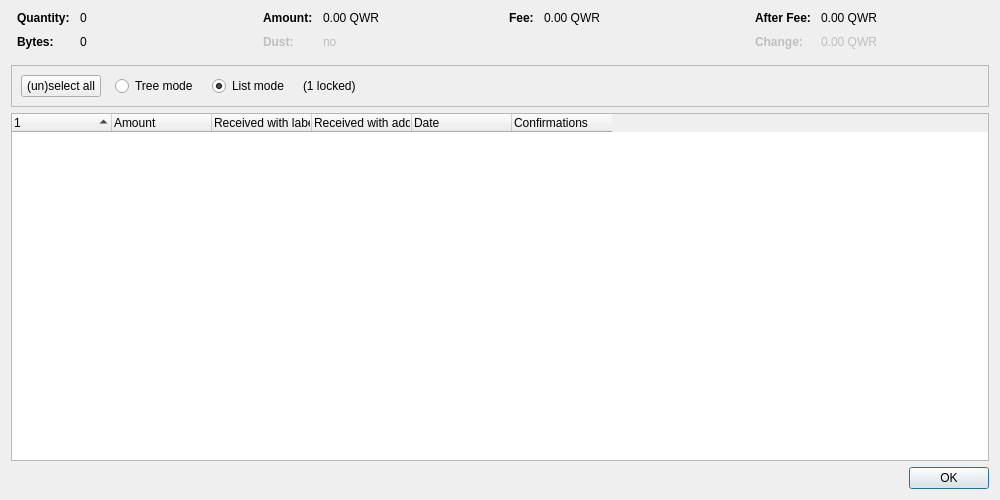
<?xml version="1.0" encoding="UTF-8"?>
<ui version="4.0">
 <class>CoinControlDialog</class>
 <widget class="QDialog" name="CoinControlDialog">
  <property name="geometry">
   <rect>
    <x>0</x>
    <y>0</y>
    <width>1000</width>
    <height>500</height>
   </rect>
  </property>
  <property name="windowTitle">
   <string>Coin Selection</string>
  </property>
  <layout class="QVBoxLayout" name="verticalLayout">
   <item>
    <layout class="QHBoxLayout" name="horizontalLayoutTop" stretch="0,0,0,0">
     <property name="topMargin">
      <number>0</number>
     </property>
     <property name="bottomMargin">
      <number>10</number>
     </property>
     <item>
      <layout class="QFormLayout" name="formLayoutCoinControl1">
       <property name="horizontalSpacing">
        <number>10</number>
       </property>
       <property name="verticalSpacing">
        <number>10</number>
       </property>
       <property name="leftMargin">
        <number>6</number>
       </property>
       <property name="rightMargin">
        <number>6</number>
       </property>
       <item row="0" column="0">
        <widget class="QLabel" name="labelCoinControlQuantityText">
         <property name="font">
          <font>
           <weight>75</weight>
           <bold>true</bold>
          </font>
         </property>
         <property name="text">
          <string>Quantity:</string>
         </property>
        </widget>
       </item>
       <item row="0" column="1">
        <widget class="QLabel" name="labelCoinControlQuantity">
         <property name="cursor">
          <cursorShape>IBeamCursor</cursorShape>
         </property>
         <property name="contextMenuPolicy">
          <enum>Qt::ActionsContextMenu</enum>
         </property>
         <property name="text">
          <string notr="true">0</string>
         </property>
         <property name="textInteractionFlags">
          <set>Qt::LinksAccessibleByMouse|Qt::TextSelectableByKeyboard|Qt::TextSelectableByMouse</set>
         </property>
        </widget>
       </item>
       <item row="1" column="0">
        <widget class="QLabel" name="labelCoinControlBytesText">
         <property name="font">
          <font>
           <weight>75</weight>
           <bold>true</bold>
          </font>
         </property>
         <property name="text">
          <string>Bytes:</string>
         </property>
        </widget>
       </item>
       <item row="1" column="1">
        <widget class="QLabel" name="labelCoinControlBytes">
         <property name="cursor">
          <cursorShape>IBeamCursor</cursorShape>
         </property>
         <property name="contextMenuPolicy">
          <enum>Qt::ActionsContextMenu</enum>
         </property>
         <property name="text">
          <string notr="true">0</string>
         </property>
         <property name="textInteractionFlags">
          <set>Qt::LinksAccessibleByMouse|Qt::TextSelectableByKeyboard|Qt::TextSelectableByMouse</set>
         </property>
        </widget>
       </item>
      </layout>
     </item>
     <item>
      <layout class="QFormLayout" name="formLayoutCoinControl2">
       <property name="horizontalSpacing">
        <number>10</number>
       </property>
       <property name="verticalSpacing">
        <number>10</number>
       </property>
       <property name="leftMargin">
        <number>6</number>
       </property>
       <property name="rightMargin">
        <number>6</number>
       </property>
       <item row="0" column="0">
        <widget class="QLabel" name="labelCoinControlAmountText">
         <property name="font">
          <font>
           <weight>75</weight>
           <bold>true</bold>
          </font>
         </property>
         <property name="text">
          <string>Amount:</string>
         </property>
        </widget>
       </item>
       <item row="0" column="1">
        <widget class="QLabel" name="labelCoinControlAmount">
         <property name="cursor">
          <cursorShape>IBeamCursor</cursorShape>
         </property>
         <property name="contextMenuPolicy">
          <enum>Qt::ActionsContextMenu</enum>
         </property>
         <property name="text">
          <string notr="true">0.00 QWR</string>
         </property>
         <property name="textInteractionFlags">
          <set>Qt::LinksAccessibleByMouse|Qt::TextSelectableByKeyboard|Qt::TextSelectableByMouse</set>
         </property>
        </widget>
       </item>
       <item row="1" column="0">
        <widget class="QLabel" name="labelCoinControlLowOutputText">
         <property name="enabled">
          <bool>false</bool>
         </property>
         <property name="font">
          <font>
           <weight>75</weight>
           <bold>true</bold>
          </font>
         </property>
         <property name="text">
          <string>Dust:</string>
         </property>
        </widget>
       </item>
       <item row="1" column="1">
        <widget class="QLabel" name="labelCoinControlLowOutput">
         <property name="enabled">
          <bool>false</bool>
         </property>
         <property name="cursor">
          <cursorShape>IBeamCursor</cursorShape>
         </property>
         <property name="contextMenuPolicy">
          <enum>Qt::ActionsContextMenu</enum>
         </property>
         <property name="text">
          <string notr="true">no</string>
         </property>
         <property name="textInteractionFlags">
          <set>Qt::LinksAccessibleByMouse|Qt::TextSelectableByKeyboard|Qt::TextSelectableByMouse</set>
         </property>
        </widget>
       </item>
      </layout>
     </item>
     <item>
      <layout class="QFormLayout" name="formLayoutCoinControl3">
       <property name="horizontalSpacing">
        <number>10</number>
       </property>
       <property name="verticalSpacing">
        <number>10</number>
       </property>
       <property name="leftMargin">
        <number>6</number>
       </property>
       <property name="rightMargin">
        <number>6</number>
       </property>
       <item row="0" column="0">
        <widget class="QLabel" name="labelCoinControlFeeText">
         <property name="font">
          <font>
           <weight>75</weight>
           <bold>true</bold>
          </font>
         </property>
         <property name="text">
          <string>Fee:</string>
         </property>
        </widget>
       </item>
       <item row="0" column="1">
        <widget class="QLabel" name="labelCoinControlFee">
         <property name="cursor">
          <cursorShape>IBeamCursor</cursorShape>
         </property>
         <property name="contextMenuPolicy">
          <enum>Qt::ActionsContextMenu</enum>
         </property>
         <property name="text">
          <string notr="true">0.00 QWR</string>
         </property>
         <property name="textInteractionFlags">
          <set>Qt::LinksAccessibleByMouse|Qt::TextSelectableByKeyboard|Qt::TextSelectableByMouse</set>
         </property>
        </widget>
       </item>
      </layout>
     </item>
     <item>
      <layout class="QFormLayout" name="formLayoutCoinControl4">
       <property name="horizontalSpacing">
        <number>10</number>
       </property>
       <property name="verticalSpacing">
        <number>10</number>
       </property>
       <property name="leftMargin">
        <number>6</number>
       </property>
       <property name="rightMargin">
        <number>6</number>
       </property>
       <item row="0" column="0">
        <widget class="QLabel" name="labelCoinControlAfterFeeText">
         <property name="font">
          <font>
           <weight>75</weight>
           <bold>true</bold>
          </font>
         </property>
         <property name="text">
          <string>After Fee:</string>
         </property>
        </widget>
       </item>
       <item row="0" column="1">
        <widget class="QLabel" name="labelCoinControlAfterFee">
         <property name="cursor">
          <cursorShape>IBeamCursor</cursorShape>
         </property>
         <property name="contextMenuPolicy">
          <enum>Qt::ActionsContextMenu</enum>
         </property>
         <property name="text">
          <string notr="true">0.00 QWR</string>
         </property>
         <property name="textInteractionFlags">
          <set>Qt::LinksAccessibleByMouse|Qt::TextSelectableByKeyboard|Qt::TextSelectableByMouse</set>
         </property>
        </widget>
       </item>
       <item row="1" column="0">
        <widget class="QLabel" name="labelCoinControlChangeText">
         <property name="enabled">
          <bool>false</bool>
         </property>
         <property name="font">
          <font>
           <weight>75</weight>
           <bold>true</bold>
          </font>
         </property>
         <property name="text">
          <string>Change:</string>
         </property>
        </widget>
       </item>
       <item row="1" column="1">
        <widget class="QLabel" name="labelCoinControlChange">
         <property name="enabled">
          <bool>false</bool>
         </property>
         <property name="cursor">
          <cursorShape>IBeamCursor</cursorShape>
         </property>
         <property name="contextMenuPolicy">
          <enum>Qt::ActionsContextMenu</enum>
         </property>
         <property name="text">
          <string notr="true">0.00 QWR</string>
         </property>
         <property name="textInteractionFlags">
          <set>Qt::LinksAccessibleByMouse|Qt::TextSelectableByKeyboard|Qt::TextSelectableByMouse</set>
         </property>
        </widget>
       </item>
      </layout>
     </item>
    </layout>
   </item>
   <item>
    <widget class="QFrame" name="frame">
     <property name="minimumSize">
      <size>
       <width>0</width>
       <height>40</height>
      </size>
     </property>
     <property name="frameShape">
      <enum>QFrame::StyledPanel</enum>
     </property>
     <property name="frameShadow">
      <enum>QFrame::Sunken</enum>
     </property>
     <layout class="QHBoxLayout" name="horizontalLayout">
      <item>
       <layout class="QHBoxLayout" name="horizontalLayoutPanel" stretch="0,0,0,0,0">
        <property name="spacing">
         <number>14</number>
        </property>
        <item>
         <widget class="QPushButton" name="pushButtonSelectAll">
          <property name="sizePolicy">
           <sizepolicy hsizetype="Maximum" vsizetype="Fixed">
            <horstretch>0</horstretch>
            <verstretch>0</verstretch>
           </sizepolicy>
          </property>
          <property name="text">
           <string>(un)select all</string>
          </property>
          <property name="autoDefault">
           <bool>false</bool>
          </property>
         </widget>
        </item>
        <item>
         <widget class="QRadioButton" name="radioTreeMode">
          <property name="sizePolicy">
           <sizepolicy hsizetype="Maximum" vsizetype="Fixed">
            <horstretch>0</horstretch>
            <verstretch>0</verstretch>
           </sizepolicy>
          </property>
          <property name="text">
           <string>Tree mode</string>
          </property>
         </widget>
        </item>
        <item>
         <widget class="QRadioButton" name="radioListMode">
          <property name="sizePolicy">
           <sizepolicy hsizetype="Maximum" vsizetype="Fixed">
            <horstretch>0</horstretch>
            <verstretch>0</verstretch>
           </sizepolicy>
          </property>
          <property name="text">
           <string>List mode</string>
          </property>
          <property name="checked">
           <bool>true</bool>
          </property>
         </widget>
        </item>
        <item>
         <widget class="QLabel" name="labelLocked">
          <property name="text">
           <string notr="true">(1 locked)</string>
          </property>
         </widget>
        </item>
        <item>
         <spacer name="horizontalSpacer">
          <property name="orientation">
           <enum>Qt::Horizontal</enum>
          </property>
          <property name="sizeHint" stdset="0">
           <size>
            <width>40</width>
            <height>20</height>
           </size>
          </property>
         </spacer>
        </item>
       </layout>
      </item>
     </layout>
    </widget>
   </item>
   <item>
    <widget class="CoinControlTreeWidget" name="treeWidget">
     <property name="contextMenuPolicy">
      <enum>Qt::CustomContextMenu</enum>
     </property>
     <property name="sortingEnabled">
      <bool>false</bool>
     </property>
     <property name="columnCount">
      <number>6</number>
     </property>
     <attribute name="headerShowSortIndicator" stdset="0">
      <bool>true</bool>
     </attribute>
     <attribute name="headerStretchLastSection">
      <bool>false</bool>
     </attribute>
     <column>
      <property name="text">
       <string/>
      </property>
     </column>
     <column>
      <property name="text">
       <string>Amount</string>
      </property>
     </column>
     <column>
      <property name="text">
       <string>Received with label</string>
      </property>
     </column>
     <column>
      <property name="text">
       <string>Received with address</string>
      </property>
     </column>
     <column>
      <property name="text">
       <string>Date</string>
      </property>
     </column>
     <column>
      <property name="text">
       <string>Confirmations</string>
      </property>
      <property name="toolTip">
       <string>Confirmed</string>
      </property>
     </column>
     <column>
      <property name="text">
       <string/>
      </property>
     </column>
     <column>
      <property name="text">
       <string/>
      </property>
     </column>
     <column>
      <property name="text">
       <string/>
      </property>
     </column>
     <column>
      <property name="text">
       <string/>
      </property>
     </column>
    </widget>
   </item>
   <item>
    <widget class="QDialogButtonBox" name="buttonBox">
     <property name="orientation">
      <enum>Qt::Horizontal</enum>
     </property>
     <property name="standardButtons">
      <set>QDialogButtonBox::Ok</set>
     </property>
    </widget>
   </item>
  </layout>
 </widget>
 <customwidgets>
  <customwidget>
   <class>CoinControlTreeWidget</class>
   <extends>QTreeWidget</extends>
   <header>qt/coincontroltreewidget.h</header>
  </customwidget>
 </customwidgets>
 <resources/>
 <connections/>
</ui>
